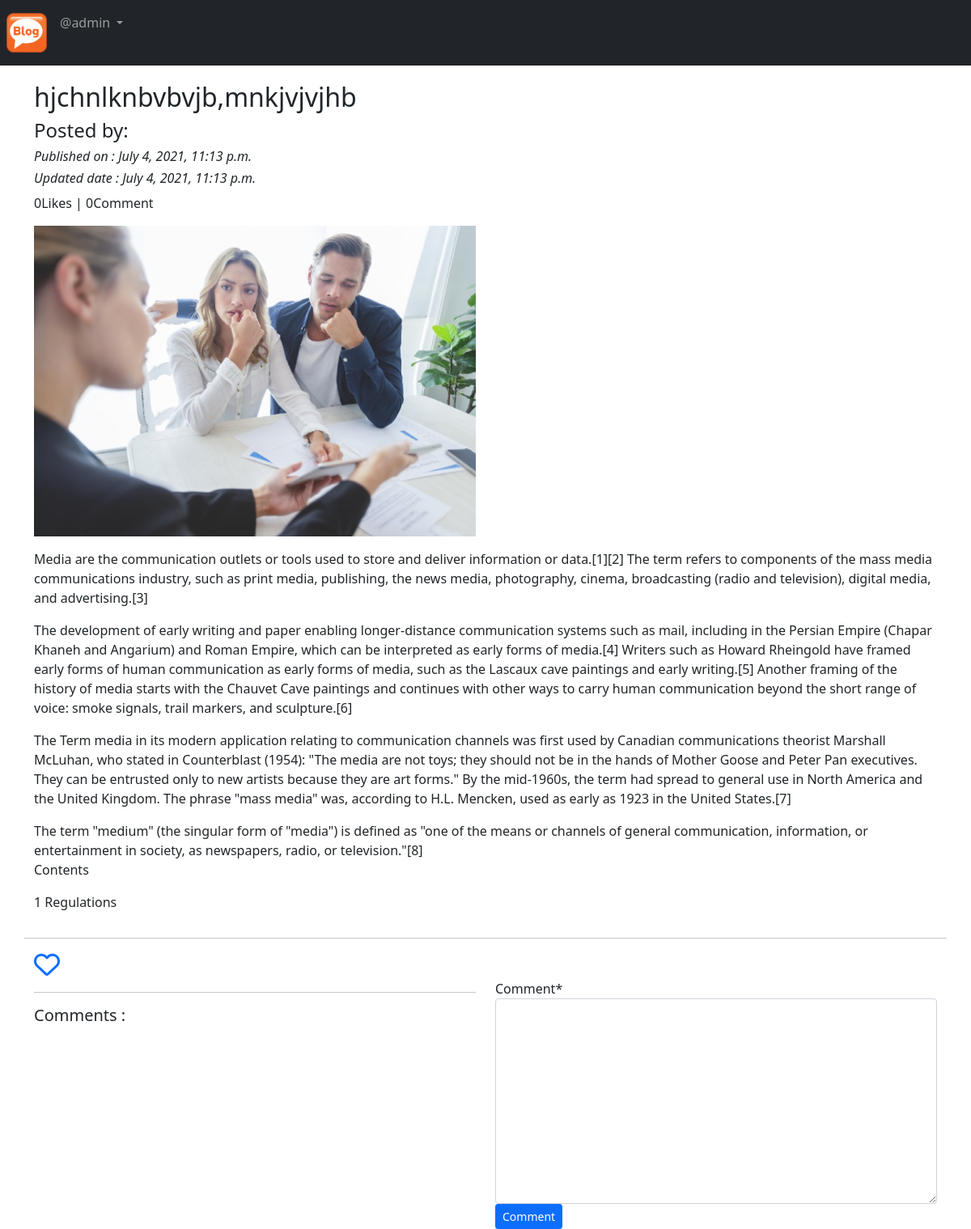
The app's page /blog/details/_h_j_c_h_n_l_k_n_b_v_b_v_j_b_,_m_n_k_j_v_j_v_j_h_b_-23094d0b-2a53-4e6f-9bc1-2b6ca690f6f2/ (signed in) with its own data.
### App_Blog/models.py (models this page shows, shortened)
class Blog(models.Model):
    author = models.ForeignKey(User,on_delete=models.CASCADE,related_name='post_author')
    blog_title=models.CharField(max_length=264,verbose_name='Put a title' )
    slug=models.SlugField(max_length=264,unique=True)
    blog_content=models.TextField(verbose_name='What is in your mind')
    blog_image=models.ImageField(upload_to='blog_pics',verbose_name='Image')
    publish_date=models.DateTimeField(auto_now_add=True)
    update_date=models.DateTimeField(auto_now=True)
    class Meta:
        ordering=('-publish_date', )

### App_Blog/views.py (the view, shortened to what this page needs)
# urls.py: path('details/<slug>/',views.blog_details,name='blog_details'),
@login_required
def blog_details(request,slug):
    blog=Blog.objects.get(slug=slug)
    comment_form=CommentForm()
    already_liked=Likes.objects.filter(blog=blog,user=request.user)
    if already_liked:
        liked=True
    else:
        liked=False
    return render(request,'App_Blog/blog_details.html', context={'blog':blog,'comment_form':comment_form,'liked':liked})

### App_Blog/forms.py
class CommentForm(forms.ModelForm):
    class Meta:
        model=Comment
        fields=('comment',)

### templates/App_Blog/blog_details.html (shortened to what this page needs)
{% extends 'base.html' %}
{%load crispy_forms_tags %}
{% block body_block %}
<div class="row">
  <div class="col-sm-6">
    <h2>{{blog.blog_title}}</h2>
    <h4>Posted by: {{blog.blog_author}}</h4>
    <i><h6> Published on : {{blog.publish_date}}</h6></i>
    <i><h6>Updated date : {{blog.update_date}}</h6></i>
  </div>
  <p>{{blog.liked_blog.count}}Likes | {{blog.comment_blog.count}}Comment</p>
  <div class="col-sm-6">
    <img src="/media/{{blog.blog_image}}" width="100%">
  </div>
  <p>
    {{blog.blog_content|linebreaks}}
  </p>
  <hr>
</div>
<div class="">
  {% if not liked %}
  <a href="{% url 'App_Blog:liked_post' pk=blog.pk %}">
    <i class="far fa-heart fa-2x"></i>
  </a>
  {% else %}
  <a href="{% url 'App_Blog:unlike_post' pk=blog.pk %}">
    <i class="fas fa-heart fa-2x"></i>
  </a>
  {% endif %}
</div>
<div class="row">
  <div class="col-sm-6">
    <hr>
    <h5>Comments :</h5>
  </div>
  <div class="col-sm-6">
    <form  method="POST">
      {{comment_form|crispy}}
      <button type="submit" class="btn btn-primary btn-sm">Comment</button>
    </form>
  </div>
</div>
{% endblock %}

### templates/base.html (shortened to what this page needs)
<!DOCTYPE html>
<html lang="en" dir="ltr">
  <head>
<link href="https://cdn.jsdelivr.net/npm/bootstrap@5.0.2/dist/css/bootstrap.min.css" rel="stylesheet">
  </head>
   <body>
    <nav class="navbar navbar-expand-sm bg-dark navbar-dark">
      <ul class="navbar-nav">
        <li class="nav-item-active">
          <a class="nav-link" href="{% url 'index' %}"><img src="/media/logo.png" width="50px" alt=""></a>
        </li>
        {% if user.is_authenticated %}
        <div class="nav-item dropdown">
          <a class="nav-link dropdown-toggle" href="#" id="navbardrop"  data-bs-toggle="dropdown" role="button">
            @{{user.username}}
          </a>
        </div>
        {% endif %}
      </ul>
    </nav>
    <div class="container" style="padding-top:20px">
      {% block body_block %}
      {% endblock %}
    </div>
  </body>
</html>

### records on screen
Blog: blog_title "hjchnlknbvbvjb,mnkjvjvjhb", publish_date "July 4, 2021, 11:13 p.m.", update_date "July 4, 2021, 11:13 p.m.", liked_blog.count "0", comment_blog.count "0", blog_image (picture), blog_content "Media are the communication outlets or tools used to store and deliver information or data.[1][2] The term refers to components of the mass media communications industry, such as print media, publishing, the news media, photography, cinema, broadcasting (radio and television), digital media, and advertising.[3] The development of early writing and paper enabling longer-distance communication systems such as mail, including in the Persian Empire (Chapar Khaneh and Angarium) and Roman Empire, which can be interpreted as early forms of media.[4] Writers such as Howard Rheingold have framed early forms of human communication as early forms of media, such as the Lascaux cave paintings and early…"

### other values on screen
{{ user.username }} "admin"
